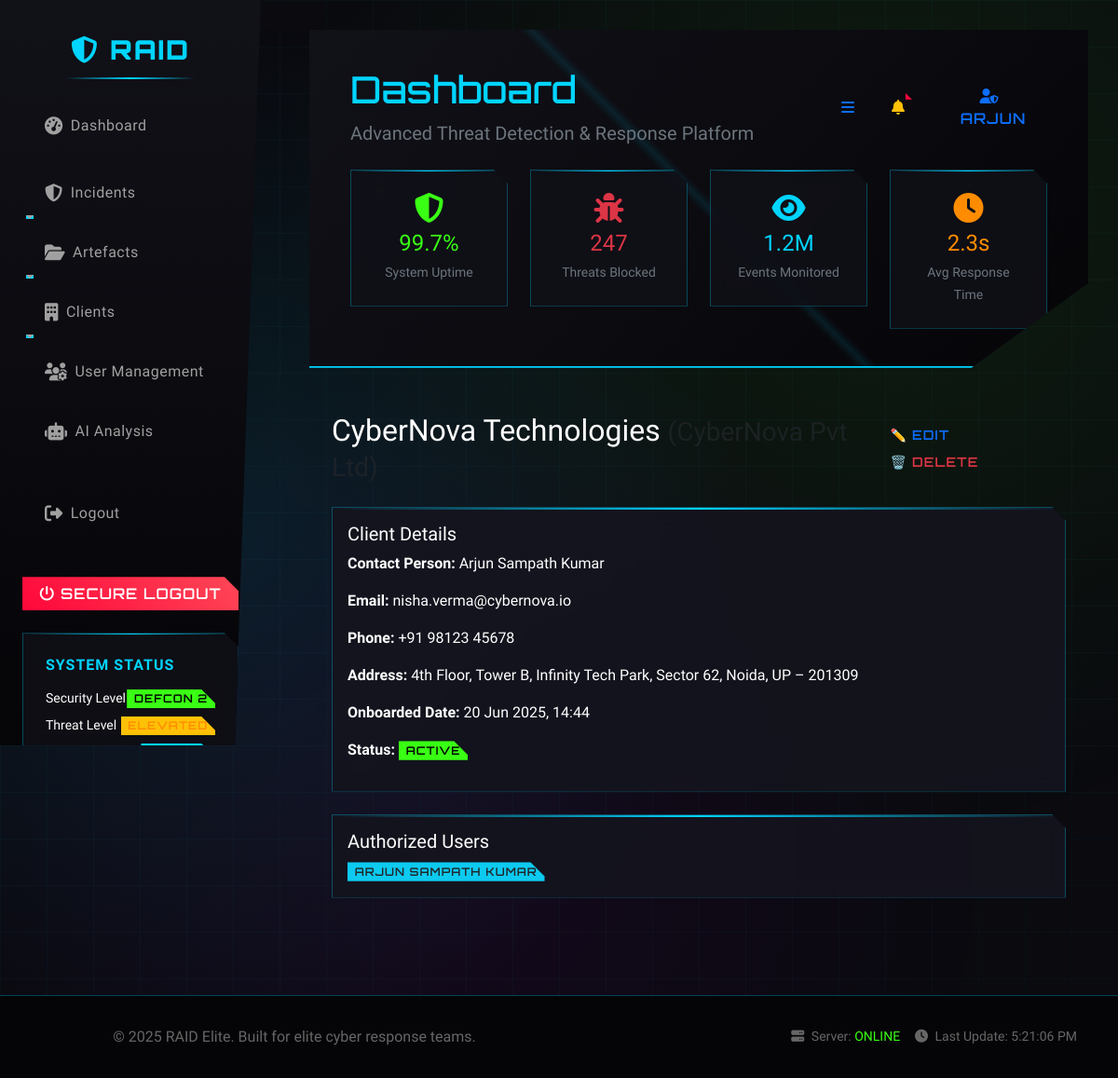
Page /clients/2/ (signed in) on the committed database.
### core/models.py (models this page shows, shortened)
class Client(models.Model):
    name = models.CharField(max_length=255)
    organization = models.CharField(max_length=255)
    contact_person = models.ForeignKey(User, on_delete=models.CASCADE, related_name='managed_clients')
    email = models.EmailField()
    phone = models.CharField(max_length=20)
    address = models.TextField(blank=True)
    onboarded_date = models.DateTimeField(auto_now_add=True)
    is_active = models.BooleanField(default=True)
    authorized_users = models.ManyToManyField(User, related_name='accessible_clients', blank=True)

### core/views.py (the view)
# urls.py: path('clients/<int:pk>/', views.ClientDetailView.as_view(), name='client_detail'),
class ClientDetailView(LoginRequiredMixin, DetailView):
    model = Client
    template_name = "core/clients/client_detail.html"
    context_object_name = "client"

### templates/core/clients/client_detail.html (shortened to what this page needs)
{% extends "base.html" %}
{% block content %}
<div class="container-fluid py-4">
    <div class="d-flex justify-content-between align-items-center mb-4">
        <h2 class="mb-0">{{ client.name }} <small class="text-muted">({{ client.organization }})</small></h2>
        <div>
            <a href="{% url 'core:client_update' client.pk %}" class="btn btn-sm btn-outline-primary me-2">✏️ Edit</a>
            <a href="{% url 'core:client_delete' client.pk %}" class="btn btn-sm btn-outline-danger">🗑️ Delete</a>
        </div>
    </div>
    <div class="card shadow-sm mb-4">
        <div class="card-body">
            <h5 class="card-title">Client Details</h5>
            <p><strong>Contact Person:</strong> {{ client.contact_person.get_full_name|default:client.contact_person.username }}</p>
            <p><strong>Email:</strong> {{ client.email }}</p>
            <p><strong>Phone:</strong> {{ client.phone }}</p>
            <p><strong>Address:</strong> {{ client.address|default:"-" }}</p>
            <p><strong>Onboarded Date:</strong> {{ client.onboarded_date|date:"d M Y, H:i" }}</p>
            <p>
                <strong>Status:</strong>
                <span class="badge {% if client.is_active %}bg-success{% else %}bg-secondary{% endif %}">
                    {{ client.is_active|yesno:"Active,Inactive" }}
                </span>
            </p>
        </div>
    </div>
    <div class="card shadow-sm">
        <div class="card-body">
            <h5 class="card-title">Authorized Users</h5>
            {% if client.authorized_users.all %}
                {% for user in client.authorized_users.all %}
                    <span class="badge bg-info text-dark me-1">{{ user.get_full_name|default:user.username }}</span>
                {% endfor %}
            {% else %}
                <p class="text-muted">No authorized users assigned.</p>
            {% endif %}
        </div>
    </div>
</div>
{% endblock %}

### templates/base.html (shortened to what this page needs)
{% load static %}
<!DOCTYPE html>
<html lang="en">
<head>
    <link href="https://cdn.jsdelivr.net/npm/bootstrap@5.3.3/dist/css/bootstrap.min.css" rel="stylesheet">
    <link rel="stylesheet" href="https://cdnjs.cloudflare.com/ajax/libs/font-awesome/6.5.0/css/all.min.css"/>
    <link href="https://cdnjs.cloudflare.com/ajax/libs/animate.css/4.1.1/animate.min.css" rel="stylesheet">
    <link href="https://cdnjs.cloudflare.com/ajax/libs/aos/2.3.4/aos.css" rel="stylesheet">
    <link rel="stylesheet" href="{% static 'styles/theme.css' %}">
</head>
<body>
    <nav class="cyber-sidebar" id="cyberSidebar">
        <div class="cyber-brand animate__animated animate__fadeInDown">
            <i class="fas fa-shield-alt"></i>
            RAID
        </div>
        <ul class="nav flex-column sidebar-nav">
    <li class="nav-item mb-3">
        <a class="nav-link d-flex align-items-center" href="{% url 'core:dashboard' %}">
            <i class="fa fa-tachometer-alt me-2"></i> Dashboard
        </a>
    </li>
    {% if user.userprofile.role in 'incident_manager incident_responder lead_responder' %}
    <li class="nav-item dropdown mb-2">
        <a class="nav-link dropdown-toggle d-flex align-items-center" href="#" data-bs-toggle="dropdown">
            <i class="fa fa-shield-alt me-2"></i> Incidents
        </a>
    </li>
    <li class="nav-item dropdown mb-2">
        <a class="nav-link dropdown-toggle d-flex align-items-center" href="#" data-bs-toggle="dropdown">
            <i class="fa fa-folder-open me-2"></i> Artefacts
        </a>
    </li>
    {% endif %}
    <li class="nav-item dropdown mb-2">
        <a class="nav-link dropdown-toggle d-flex align-items-center" href="#" data-bs-toggle="dropdown">
            <i class="fa fa-building me-2"></i> Clients
        </a>
    </li>
    {% if user.userprofile.role in 'incident_manager lead_responder' %}
    <li class="nav-item mb-2">
        <a class="nav-link d-flex align-items-center" href="{% url 'core:profile_list' %}">
            <i class="fa fa-users-cog me-2"></i> User Management
        </a>
    </li>
    {% endif %}
    <li class="nav-item mb-2">
        <a class="nav-link d-flex align-items-center" href="#">
            <i class="fa fa-robot me-2"></i> AI Analysis
        </a>
    </li>
    <li class="nav-item mt-4">
        <a class="nav-link text-danger d-flex align-items-center" href="{% url 'logout' %}">
            <i class="fa fa-sign-out-alt me-2"></i> Logout
        </a>
    </li>
</ul>
        <div class="sidebar-footer mt-auto">
            <a href="logout" class="btn btn-danger w-100 animate__animated animate__fadeInUp" data-aos="fade-up" data-aos-delay="800">
                <i class="fas fa-power-off"></i>
                <span>Secure Logout</span>
            </a>
        </div>
        <div class="cyber-panel mt-4" data-aos="fade-up" data-aos-delay="900">
            <h6 class="cyber-text text-neon-blue mb-3">System Status</h6>
            <div class="d-flex justify-content-between align-items-center mb-2">
                <span class="small">Security Level</span>
                <span class="badge bg-success status-online">DEFCON 2</span>
            </div>
            <div class="d-flex justify-content-between align-items-center mb-2">
                <span class="small">Threat Level</span>
                <span class="badge bg-warning status-warning">ELEVATED</span>
            </div>
            <div class="d-flex justify-content-between align-items-center">
                <span class="small">Network</span>
                <span class="badge bg-primary status-online">SECURE</span>
            </div>
        </div>
    </nav>
    <div class="main-content" id="mainContent">
        <header class="cyber-header animate__animated animate__fadeInDown">
            <div class="container-fluid">
                <div class="row align-items-center">
                    <div class="col-md-8">
                        <h1 class="cyber-font text-neon-blue mb-2" data-text="Dashboard">
                            Dashboard
                        </h1>
                        <p class="lead text-secondary mb-0">
                            Advanced Threat Detection & Response Platform
                        </p>
                    </div>
                    <div class="col-md-4 text-end">
                        <div class="d-flex justify-content-end align-items-center gap-3">
                            <button class="btn btn-outline-primary" id="sidebarToggle" data-aos="zoom-in">
                                <i class="fas fa-bars"></i>
                            </button>
                            <div class="dropdown" data-aos="zoom-in" data-aos-delay="100">
                                <button class="btn btn-outline-warning position-relative" data-bs-toggle="dropdown">
                                    <i class="fas fa-bell"></i>
                                    <span class="position-absolute top-0 start-100 translate-middle badge rounded-pill bg-danger">
                                    </span>
                                </button>
                            </div>
                            {% if user.is_authenticated %}
                            <div class="dropdown" data-aos="zoom-in" data-aos-delay="200">
                                <button class="btn btn-outline-primary" data-bs-toggle="dropdown">
                                    <i class="fas fa-user-shield"></i>
                                    <span class="ms-2">{{ user.username|default:"Operator" }}</span>
                                </button>
                            </div>
                            {% else %}
                            <a href="login" class="btn btn-primary" data-aos="zoom-in" data-aos-delay="200">
                                <i class="fas fa-sign-in-alt me-2"></i>Login
                            </a>
                            {% endif %}
                        </div>
                    </div>
                </div>
                <div class="row mt-4">
                    <div class="col-md-3" data-aos="fade-up" data-aos-delay="300">
                        <div class="cyber-panel text-center">
                            <i class="fas fa-shield-alt text-neon-green fs-2 mb-2"></i>
                            <h4 class="text-neon-green mb-1">99.7%</h4>
                            <small class="text-secondary">System Uptime</small>
                        </div>
                    </div>
                    <div class="col-md-3" data-aos="fade-up" data-aos-delay="400">
                        <div class="cyber-panel text-center">
                            <i class="fas fa-bug text-danger fs-2 mb-2"></i>
                            <h4 class="text-danger mb-1">247</h4>
                            <small class="text-secondary">Threats Blocked</small>
                        </div>
                    </div>
                    <div class="col-md-3" data-aos="fade-up" data-aos-delay="500">
                        <div class="cyber-panel text-center">
                            <i class="fas fa-eye text-neon-blue fs-2 mb-2"></i>
                            <h4 class="text-neon-blue mb-1">1.2M</h4>
                            <small class="text-secondary">Events Monitored</small>
                        </div>
                    </div>
                    <div class="col-md-3" data-aos="fade-up" data-aos-delay="600">
                        <div class="cyber-panel text-center">
                            <i class="fas fa-clock text-neon-orange fs-2 mb-2"></i>
                            <h4 class="text-neon-orange mb-1">2.3s</h4>
                            <small class="text-secondary">Avg Response Time</small>
                        </div>
                    </div>
                </div>
            </div>
        </header>
        <div class="container-fluid mt-4">
            {% block content %}{% endblock content %}
        </div>
    </div>
    <footer class="cyber-footer">
        <div class="container-fluid">
            <div class="row align-items-center">
                <div class="col-md-6">
                    <p class="mb-0">
                        &copy; {% now "Y" %} RAID Elite. Built for elite cyber response teams.
                    </p>
                </div>
                <div class="col-md-6 text-end">
                    <div class="d-flex justify-content-end gap-3">
                        <span class="small">
                            <i class="fas fa-server me-1"></i>
                            Server: <span class="text-neon-green">ONLINE</span>
                        </span>
                        <span class="small">
                            <i class="fas fa-clock me-1"></i>
                            Last Update: <span id="lastUpdate">{% now "H:i:s" %}</span>
                        </span>
                    </div>
                </div>
            </div>
        </div>
    </footer>
</body>
</html>

### rows in the picture
Client: name "CyberNova Technologies", contact_person.get_full_name "Arjun Sampath Kumar", email "nisha.verma@cybernova.io", phone "+91 98123 45678", address "4th Floor, Tower B, Infinity Tech Park, Sector 62, Noida, UP – 201309", onboarded_date "20 Jun 2025, 14:44", is_active "ACTIVE"

### other values in the picture
{{ user.username|default:"Operator" }} "ARJUN"
{{ user.get_full_name|default:user.username }} "ARJUN SAMPATH KUMAR"
